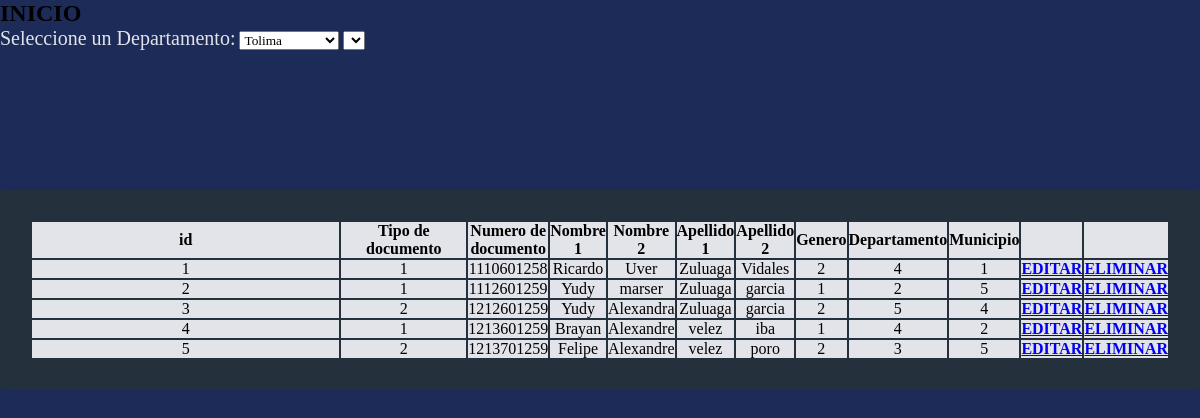
Page /inicio.php on the committed database.
### tables this page shows
CREATE TABLE `paciente` (
  `id` int(11) NOT NULL,
  `tipo_documento_id` int(11) NOT NULL,
  `numero_documento` int(11) NOT NULL,
  `nombre1` varchar(200) NOT NULL,
  `nombre2` varchar(200) NOT NULL,
  `apellido1` varchar(200) NOT NULL,
  `apellido2` varchar(200) NOT NULL,
  `genero_id` int(11) NOT NULL,
  `departamento_id` int(11) NOT NULL,
  `municipio_id` int(11) NOT NULL
);

### inicio.php (the view, shortened to what this page needs)
<?php
include('conexion.php');
?>
<!DOCTYPE html>
<html lang="en">
<head>
    <link rel="stylesheet" href="http://localhost/Prueba/CSS/style.css">
</head>
<body>
    <h2>INICIO</h2>
    <form method="post" action="" id="form">
    <label for="departamento">Seleccione un Departamento:</label>
    <select name="departamento" id="departamento" >
        <?php
        $sel = $con->query("SELECT * FROM departamento");
        while ($fila = $sel-> fetch_assoc()) {
            echo "<option value='{$fila['id']}'>{$fila['nombre']} </option>";
        }
        ?>
    </select>
    <select id="municipios"></select>
</form>
    <table>
        <th>id</th>
        <th>Tipo de documento</th>
        <th>Numero de documento</th>
        <th>Nombre 1</th>
        <th>Nombre 2</th>
        <th>Apellido 1</th>
        <th>Apellido 2</th>
        <th>Genero</th>
        <th>Departamento </th>
        <th>Municipio</th>
        <th></th>
        <th></th>
        <?php
        $sel = $con->query("SELECT*FROM paciente");
        while ($fila = $sel->fetch_assoc()) {
        ?>
            <tr>
                <td><?php echo $fila['id'] ?></td>
                <td><?php echo $fila['tipo_documento_id'] ?></td>
                <td><?php echo $fila['numero_documento'] ?></td>
                <td><?php echo $fila['nombre1'] ?></td>
                <td><?php echo $fila['nombre2'] ?></td>
                <td><?php echo $fila['apellido1'] ?></td>
                <td><?php echo $fila['apellido2'] ?></td>
                <td><?php echo $fila['genero_id'] ?></td>
                <td><?php echo $fila['departamento_id'] ?></td>
                <td><?php echo $fila['municipio_id'] ?></td>
                <th><a href="actualizar.php?id=<?php echo $fila['id'] ?>">EDITAR</a></th>
                <th><a href="eliminar.php?id=<?php echo $fila['id'] ?>">ELIMINAR</a></th>
            </tr>
        <?php } ?>
    </table>
</body>
</html>

### CSS/style.css (style rules this page uses)
* { margin: 0; padding: 0; box-sizing: border-box; }
body { background-color: rgb(29, 43, 89); }
table { background: #24303c; padding: 30px; margin: auto; margin-top: 140px; margin-bottom: 50px; border-radius: 4px; font-family: "calibri"; }
tr { background-color: #e2e4e9; width: 80%; text-align: center; }
th { width: 80%; }
label { color: #e2e4e9; font-size: 20px; }
select { font-family: "calibre"; }

### rows in the picture
paciente: id "1", tipo_documento "1", numero_documento "1110601258", nombre1 "Ricardo", nombre2 "Uver", apellido1 "Zuluaga", apellido2 "Vidales", genero "2", departamento "4", municipio "1"
paciente: id "2", tipo_documento "1", numero_documento "1112601259", nombre1 "Yudy", nombre2 "marser", apellido1 "Zuluaga", apellido2 "garcia", genero "1", departamento "2", municipio "5"
paciente: id "3", tipo_documento "2", numero_documento "1212601259", nombre1 "Yudy", nombre2 "Alexandra", apellido1 "Zuluaga", apellido2 "garcia", genero "2", departamento "5", municipio "4"
paciente: id "4", tipo_documento "1", numero_documento "1213601259", nombre1 "Brayan", nombre2 "Alexandre", apellido1 "velez", apellido2 "iba", genero "1", departamento "4", municipio "2"
paciente: id "5", tipo_documento "2", numero_documento "1213701259", nombre1 "Felipe", nombre2 "Alexandre", apellido1 "velez", apellido2 "poro", genero "2", departamento "3", municipio "5"

### other values in the picture
form field departamento "Tolima"
